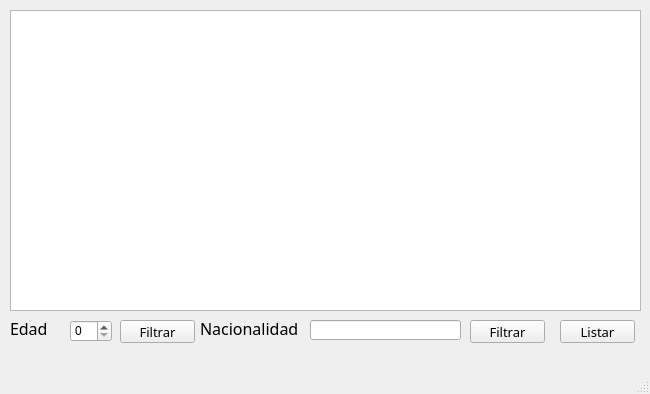
<?xml version="1.0" encoding="UTF-8"?>
<ui version="4.0">
 <class>MainWindow</class>
 <widget class="QMainWindow" name="MainWindow">
  <property name="geometry">
   <rect>
    <x>0</x>
    <y>0</y>
    <width>650</width>
    <height>394</height>
   </rect>
  </property>
  <property name="windowTitle">
   <string>Listar autores</string>
  </property>
  <widget class="QWidget" name="centralwidget">
   <widget class="QTableView" name="tableView">
    <property name="geometry">
     <rect>
      <x>10</x>
      <y>10</y>
      <width>631</width>
      <height>301</height>
     </rect>
    </property>
   </widget>
   <widget class="QPushButton" name="btnListar">
    <property name="geometry">
     <rect>
      <x>560</x>
      <y>320</y>
      <width>75</width>
      <height>23</height>
     </rect>
    </property>
    <property name="font">
     <font>
      <family>Arial Rounded MT Bold</family>
      <pointsize>10</pointsize>
     </font>
    </property>
    <property name="text">
     <string>Listar</string>
    </property>
   </widget>
   <widget class="QLabel" name="label">
    <property name="geometry">
     <rect>
      <x>200</x>
      <y>320</y>
      <width>111</width>
      <height>16</height>
     </rect>
    </property>
    <property name="font">
     <font>
      <family>Arial Rounded MT Bold</family>
      <pointsize>12</pointsize>
     </font>
    </property>
    <property name="text">
     <string>Nacionalidad</string>
    </property>
   </widget>
   <widget class="QPushButton" name="btnFiltrarNacionalidad">
    <property name="geometry">
     <rect>
      <x>470</x>
      <y>320</y>
      <width>75</width>
      <height>23</height>
     </rect>
    </property>
    <property name="font">
     <font>
      <family>Arial Rounded MT Bold</family>
      <pointsize>10</pointsize>
     </font>
    </property>
    <property name="text">
     <string>Filtrar</string>
    </property>
   </widget>
   <widget class="QLineEdit" name="txtAutor">
    <property name="geometry">
     <rect>
      <x>310</x>
      <y>320</y>
      <width>151</width>
      <height>20</height>
     </rect>
    </property>
    <property name="font">
     <font>
      <family>Arial Rounded MT Bold</family>
      <pointsize>10</pointsize>
     </font>
    </property>
   </widget>
   <widget class="QLabel" name="label_2">
    <property name="geometry">
     <rect>
      <x>10</x>
      <y>320</y>
      <width>51</width>
      <height>16</height>
     </rect>
    </property>
    <property name="font">
     <font>
      <family>Arial Rounded MT Bold</family>
      <pointsize>12</pointsize>
     </font>
    </property>
    <property name="text">
     <string>Edad</string>
    </property>
   </widget>
   <widget class="QSpinBox" name="spinBox">
    <property name="geometry">
     <rect>
      <x>70</x>
      <y>320</y>
      <width>42</width>
      <height>22</height>
     </rect>
    </property>
   </widget>
   <widget class="QPushButton" name="btnFiltrarEdad">
    <property name="geometry">
     <rect>
      <x>120</x>
      <y>320</y>
      <width>75</width>
      <height>23</height>
     </rect>
    </property>
    <property name="font">
     <font>
      <family>Arial Rounded MT Bold</family>
      <pointsize>10</pointsize>
     </font>
    </property>
    <property name="text">
     <string>Filtrar</string>
    </property>
   </widget>
  </widget>
  <widget class="QMenuBar" name="menubar">
   <property name="geometry">
    <rect>
     <x>0</x>
     <y>0</y>
     <width>650</width>
     <height>21</height>
    </rect>
   </property>
  </widget>
  <widget class="QStatusBar" name="statusbar"/>
 </widget>
 <resources/>
 <connections/>
</ui>
